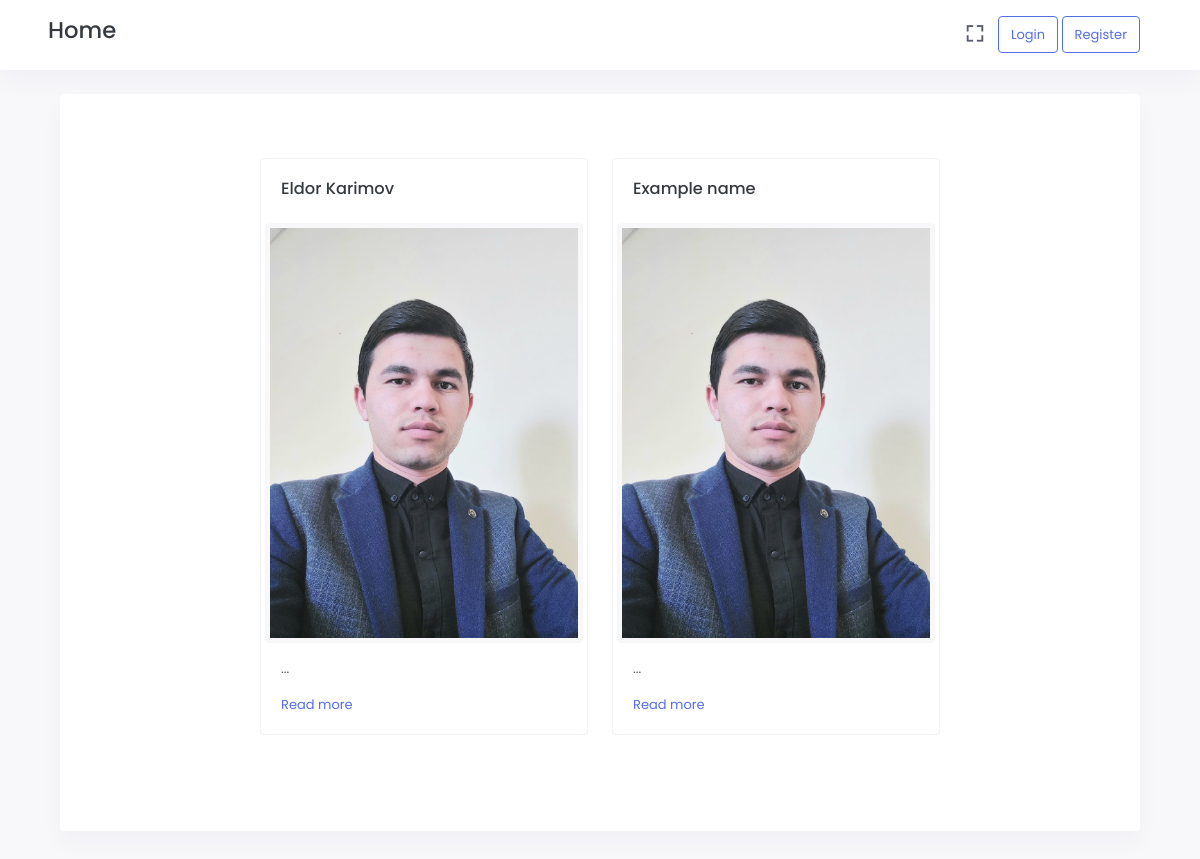
Before: / with the older database file.
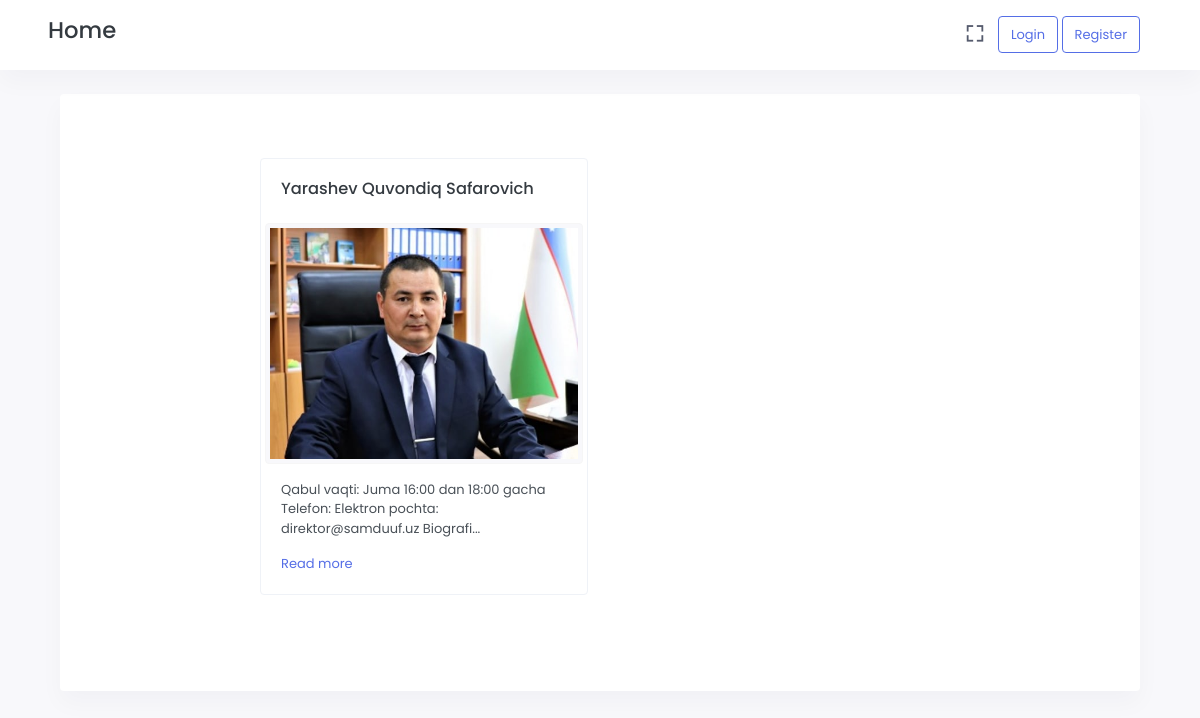
After: the same page with the newer database file.
### interactive/models.py (models this page shows, shortened)
class Leader(models.Model):
    leader = models.OneToOneField(CustomUser, on_delete=models.CASCADE)
    content = models.TextField()
    link = models.TextField()

### users/models.py (models this page shows)
class CustomUser(AbstractUser):
    full_name = models.CharField(max_length=128)
    is_leader = models.BooleanField(default=False)
    picture = models.ImageField(upload_to='media/images/users', default='media/media/images/users/photo_2023-04-19_10-20-05.jpg', blank=True)

### config/views.py (the view)
# urls.py: path('', home, name = 'home'),
def home(request):
    leaders = Leader.objects.all()
    context = {
        'leaders':leaders
    }
    return render(request, 'home.html', context)

### templates/home.html (shortened to what this page needs)
{% extends 'base.html' %}
{% load static %}
{% load widget_tweaks %}
{% block content %}
<div class="main-content container">
    <div class="page-content">
        <div class="container-fluid">
            <div class="card">
                <div class="tab-content p-4">
                    <div class="tab-pane active" id="all-post" role="tabpanel">
                        <div>
                            <div class="row justify-content-center">
                                <div class="col-xl-8">
                                    <div>
                                        <div class="row">
                                            {% for leader in leaders %}
                                            <div class="col-sm-6">
                                                <div class="card p-1 border shadow-none">
                                                    <div class="p-3">
                                                        <h5><a href="{{ leader.link }}" class="text-dark">{{ leader.leader.full_name }}</a></h5>
                                                    </div>
                                                    <div class="position-relative">
                                                        <img src="{{ leader.leader.picture.url }}" alt=""
                                                             class="img-thumbnail">
                                                    </div>
                                                    <div class="p-3">
                                                        <p>{{ leader.content |slice:":100" }}...</p>
                                                        <div>
                                                            <a href="https://samduuf.uz/uz/page/branch-director-28-12-2022" class="text-primary">Read
                                                                more <i class="mdi mdi-arrow-right"></i></a>
                                                        </div>
                                                    </div>
                                                </div>
                                            </div>
                                            {% endfor %}
                                        </div>
                                    </div>
                                </div>
                            </div>
                        </div>
                    </div>
                </div>
            </div>
        </div>
    </div>
</div>
{% endblock %}

Changed rows visible on the page:
removed Leader: leader.full_name "Eldor Karimov", leader.picture (picture)
removed Leader: leader.full_name "Example name", leader.picture (picture)
added Leader: leader.full_name "Yarashev Quvondiq Safarovich", leader.picture (picture), content "Qabul vaqti: Juma 16:00 dan 18:00 gacha Telefon: Elektron pochta: direktor@samduuf.uz Biografi"
